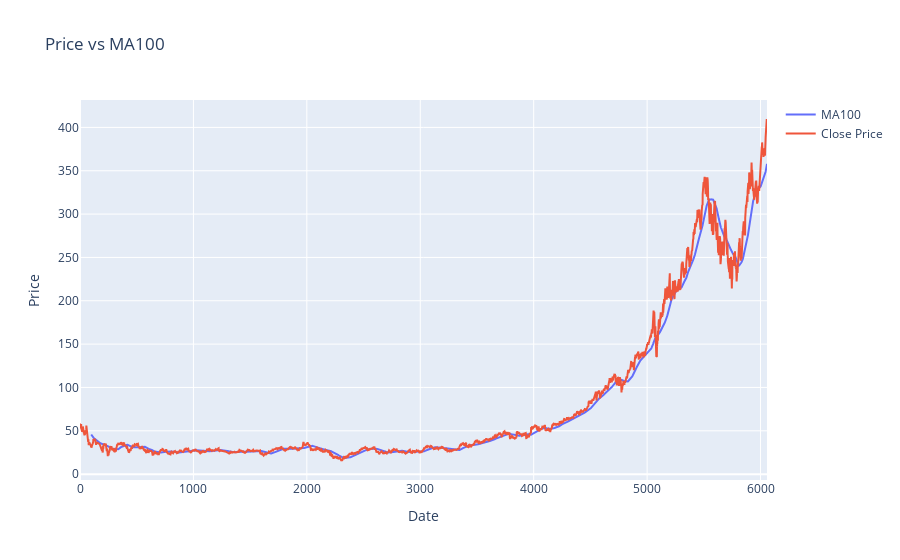
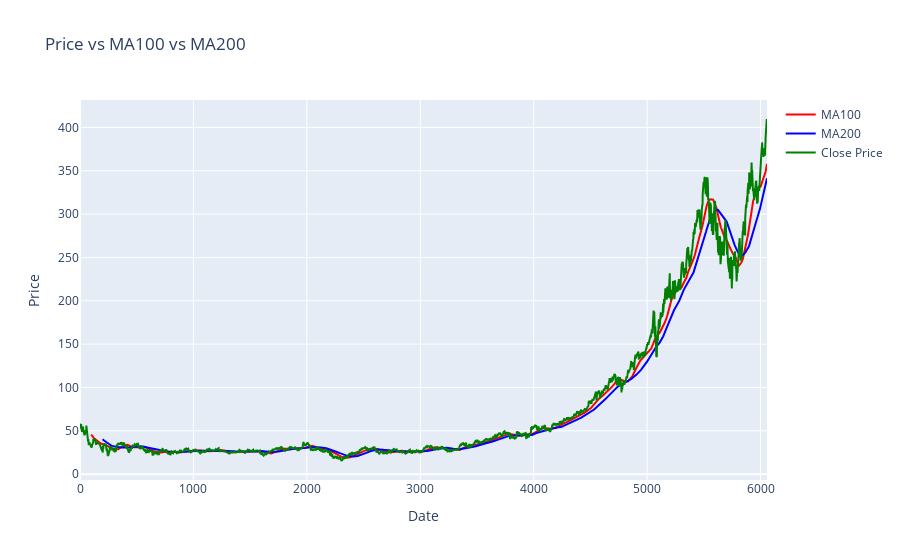
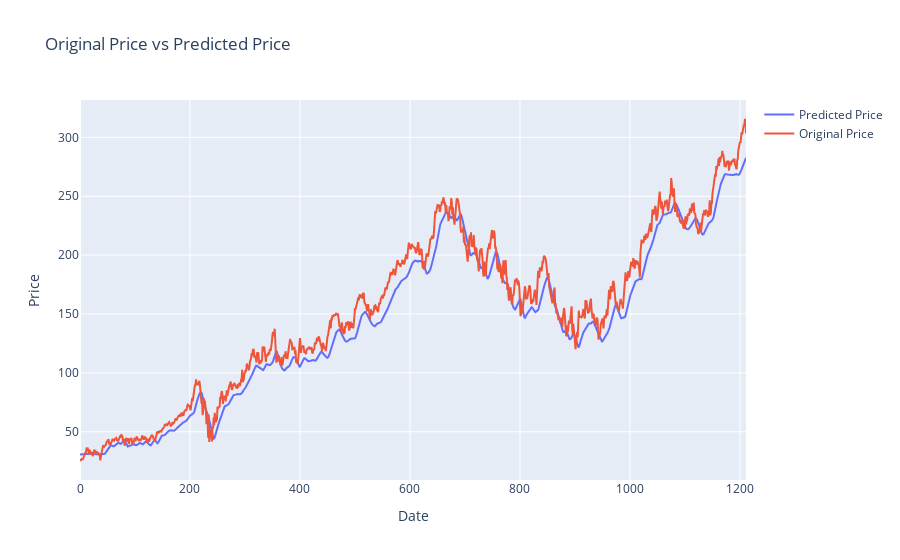

Notebook code cell kept with these figures, in order:
### Code cell
!pip install yfinance plotly

import numpy as np
import pandas as pd
import plotly.graph_objs as go
import yfinance as yf
from sklearn.preprocessing import MinMaxScaler
from keras.layers import Dense, Dropout, LSTM
from keras.models import Sequential
from sklearn.metrics import mean_absolute_error, mean_squared_error

start = '2000-01-01'
end = '2024-02-01'
stock = 'MSFT'

data = yf.download(stock, start, end)

data.reset_index(inplace=True)

ma_100_days = data.Close.rolling(100).mean()

fig1 = go.Figure()
fig1.add_trace(go.Scatter(x=data.index, y=ma_100_days, mode='lines', name='MA100'))
fig1.add_trace(go.Scatter(x=data.index, y=data.Close, mode='lines', name='Close Price'))
fig1.update_layout(title='Price vs MA100', xaxis_title='Date', yaxis_title='Price')
fig1.show()

ma_200_days = data.Close.rolling(200).mean()

fig2 = go.Figure()
fig2.add_trace(go.Scatter(x=data.index, y=ma_100_days, mode='lines', name='MA100', line=dict(color='red')))
fig2.add_trace(go.Scatter(x=data.index, y=ma_200_days, mode='lines', name='MA200', line=dict(color='blue')))
fig2.add_trace(go.Scatter(x=data.index, y=data.Close, mode='lines', name='Close Price', line=dict(color='green')))
fig2.update_layout(title='Price vs MA100 vs MA200', xaxis_title='Date', yaxis_title='Price')
fig2.show()

data.dropna(inplace=True)

data_train = pd.DataFrame(data.Close[0: int(len(data)*0.80)])
data_test = pd.DataFrame(data.Close[int(len(data)*0.80): len(data)])

scaler = MinMaxScaler(feature_range=(0,1))

data_train_scale = scaler.fit_transform(data_train)

x = []
y = []

for i in range(100, data_train_scale.shape[0]):
    x.append(data_train_scale[i-100:i])
    y.append(data_train_scale[i,0])

x, y = np.array(x), np.array(y)

model = Sequential()
model.add(LSTM(units = 50, activation = 'relu', return_sequences = True, input_shape = (x.shape[1],1)))
model.add(Dropout(0.2))

model.add(LSTM(units = 60, activation='relu', return_sequences = True))
model.add(Dropout(0.3))

model.add(LSTM(units = 80, activation = 'relu', return_sequences = True))
model.add(Dropout(0.4))

model.add(LSTM(units = 120, activation = 'relu'))
model.add(Dropout(0.5))

model.add(Dense(units =1))

model.compile(optimizer = 'adam', loss = 'mean_squared_error')

model.fit(x,y, epochs = 50, batch_size =32, verbose =1)

pas_100_days = data_train.tail(100)

data_test = pd.concat([pas_100_days, data_test], ignore_index=True)

data_test_scale  =  scaler.fit_transform(data_test)

x = []
y = []

for i in range(100, data_test_scale.shape[0]):
    x.append(data_test_scale[i-100:i])
    y.append(data_test_scale[i,0])

x, y = np.array(x), np.array(y)

y_predict = model.predict(x)

scale =1/scaler.scale_

y_predict = y_predict*scale
y = y*scale

mae = mean_absolute_error(y, y_predict)
mse = mean_squared_error(y, y_predict)

print("Mean Absolute Error (MAE):", mae)
print("Mean Squared Error (MSE):", mse)

fig3 = go.Figure()
fig3.add_trace(go.Scatter(x=data_test.index, y=y_predict.flatten(), mode='lines', name='Predicted Price'))
fig3.add_trace(go.Scatter(x=data_test.index, y=y.flatten(), mode='lines', name='Original Price'))
fig3.update_layout(title='Original Price vs Predicted Price', xaxis_title='Date', yaxis_title='Price')
fig3.show()

model.save('LSTM.h5')

### Figure 1 — Plotly figure (JSON) as saved in the notebook; plotly's stock layout.template omitted (floating-point values rounded to 4 significant figures; data arrays with more than 128 entries replaced by an {"elided": "..."} marker saying what was removed)
{"data": [{"mode": "lines", "name": "MA100", "type": "scatter", "x": {"elided": "6058 int values"}, "y": {"elided": "6058 float values"}}, {"mode": "lines", "name": "Close Price", "type": "scatter", "x": {"elided": "6058 int values"}, "y": {"elided": "6058 float values"}}], "layout": {"title": {"text": "Price vs MA100"}, "xaxis": {"title": {"text": "Date"}}, "yaxis": {"title": {"text": "Price"}}}}

### Figure 2 — Plotly figure (JSON) as saved in the notebook; plotly's stock layout.template omitted (floating-point values rounded to 4 significant figures; data arrays with more than 128 entries replaced by an {"elided": "..."} marker saying what was removed)
{"data": [{"line": {"color": "red"}, "mode": "lines", "name": "MA100", "type": "scatter", "x": {"elided": "6058 int values"}, "y": {"elided": "6058 float values"}}, {"line": {"color": "blue"}, "mode": "lines", "name": "MA200", "type": "scatter", "x": {"elided": "6058 int values"}, "y": {"elided": "6058 float values"}}, {"line": {"color": "green"}, "mode": "lines", "name": "Close Price", "type": "scatter", "x": {"elided": "6058 int values"}, "y": {"elided": "6058 float values"}}], "layout": {"title": {"text": "Price vs MA100 vs MA200"}, "xaxis": {"title": {"text": "Date"}}, "yaxis": {"title": {"text": "Price"}}}}

### Figure 3 — Plotly figure (JSON) as saved in the notebook; plotly's stock layout.template omitted (floating-point values rounded to 4 significant figures; data arrays with more than 128 entries replaced by an {"elided": "..."} marker saying what was removed)
{"data": [{"mode": "lines", "name": "Predicted Price", "type": "scatter", "x": {"elided": "1312 int values"}, "y": {"elided": "1212 float values"}}, {"mode": "lines", "name": "Original Price", "type": "scatter", "x": {"elided": "1312 int values"}, "y": {"elided": "1212 float values"}}], "layout": {"title": {"text": "Original Price vs Predicted Price"}, "xaxis": {"title": {"text": "Date"}}, "yaxis": {"title": {"text": "Price"}}}}
